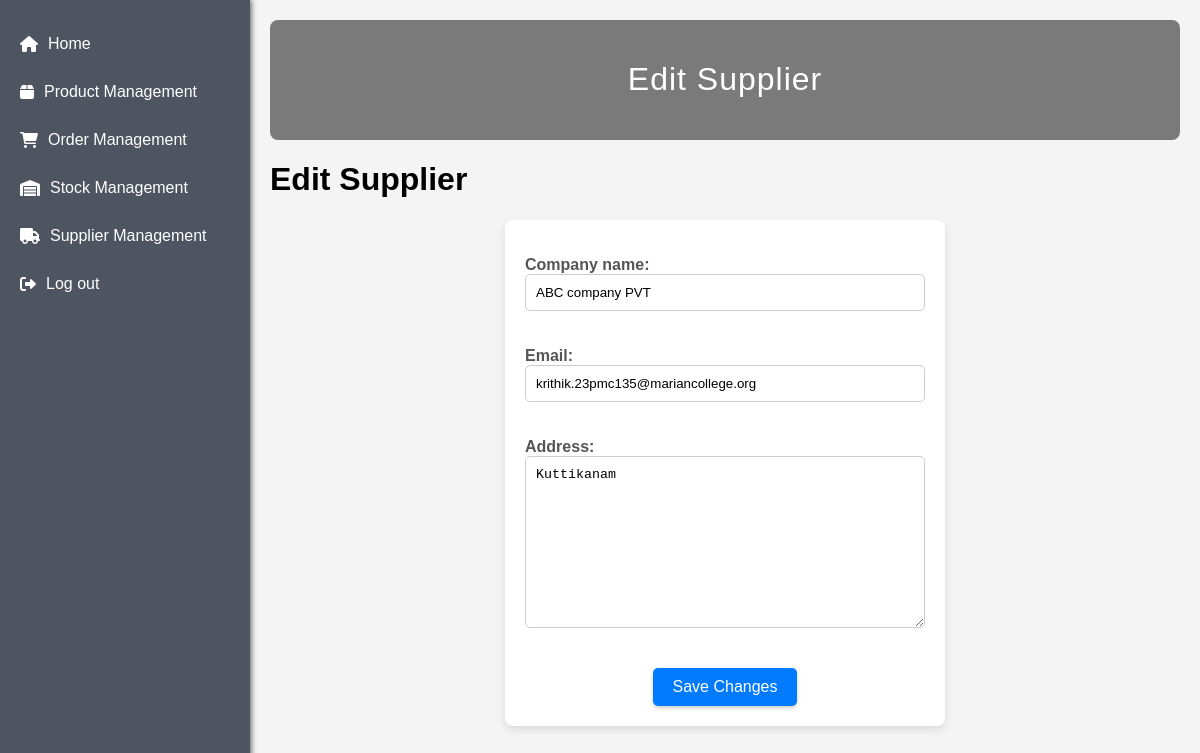
/edit_supplier/1/, run on the app's committed database.
### pets/models.py (models this page shows, shortened)
class Supplier(models.Model):
    company_name = models.CharField(max_length=100)
    username = models.CharField(max_length=50, unique=True)
    password = models.CharField(max_length=50)
    email = models.EmailField(unique=True)
    address = models.TextField()

### pets/views.py (the view)
# urls.py: path('edit_supplier/<int:supplier_id>/', edit_supplier, name='edit_supplier'),
def edit_supplier(request, supplier_id):
    supplier = get_object_or_404(Supplier, pk=supplier_id)
    old_email = supplier.email
    if request.method == 'POST':
        form = SupplierFormedit(request.POST, instance=supplier)
        if form.is_valid():
            new_supplier = form.save()
            new_email = new_supplier.email
            subject = 'Supplier Information Updated'
            message = f"Hello,\n\nYour supplier information has been updated. Thank you for using our service.\n\nRegards,\nPetsINDIA.com"
            send_mail(subject, message, 'from@example.com', [new_email])
            if old_email != new_email:
                subject = 'Email Address Change Notification'
                message_old = f"Hello,\n\nYour email address has been changed from {old_email} to {new_email}. If you did not request this change, please contact us immediately.\n\nRegards,\nPetsINDIA.COM"
                send_mail(subject, message_old, 'from@example.com', [old_email])
            return redirect('manage_suppliers')
    else:
        form = SupplierFormedit(instance=supplier)
    return render(request, 'edit_supplier.html', {'form': form})

### pets/forms.py
class SupplierFormedit(forms.ModelForm):
    class Meta:
        model = Supplier
        exclude = ['username', 'password']

### pets/templates/edit_supplier.html (shortened to what this page needs)
{% load static %}
<!DOCTYPE html>
<html lang="en">
<head>
    <link rel="stylesheet" href="https://cdnjs.cloudflare.com/ajax/libs/font-awesome/6.0.0-beta3/css/all.min.css">
</head>
<body>
    <div class="sidebar">
        <a href="{% url 'admin_dashboard' %}">
            <i class="fas fa-home"></i><span>Home</span>
        </a>
        <a href="{% url 'adminpage' %}">
            <i class="fas fa-box"></i><span>Product Management</span>
        </a>
        <a href="{% url 'adminorders' %}">
            <i class="fas fa-shopping-cart"></i><span>Order Management</span>
        </a>
        <a href="{% url 'stock_management' %}">
            <i class="fas fa-warehouse"></i><span>Stock Management</span>
        </a>
        <a href="{% url 'manage_suppliers' %}">
            <i class="fas fa-truck"></i><span>Supplier Management</span>
        </a>
        <a href="{% url 'user_logout' %}">
            <i class="fas fa-sign-out-alt"></i><span>Log out</span>
        </a>
    </div>
    <div class="main-content">
        <div class="header">
            <div class="header-logo">
                <h1>Edit Supplier</h1>
            </div>
        </div>
        <h1>Edit Supplier</h1>
        <form method="post">
            {{ form.as_p }}
            <button type="submit">Save Changes</button>
        </form>
    </div>
</body>
</html>

### pets/templates/edit_supplier.html (style rules this page uses)
body { font-family: 'Arial', sans-serif; margin: 0; padding: 0; display: flex; min-height: 100vh; background-color: #f4f4f4; }
.sidebar { width: 250px; background: #4f5461; color: white; position: fixed; height: 100%; padding-top: 20px; transition: width 0.3s; box-shadow: 2px 0 5px rgba(0, 0, 0, 0.5); }
.sidebar a { display: flex; align-items: center; padding: 15px 20px; color: white; text-decoration: none; transition: background 0.3s, padding-left 0.3s; }
.sidebar a i { margin-right: 10px; transition: margin-right 0.3s; }
.main-content { margin-left: 250px; padding: 20px; width: calc(100% - 250px); transition: margin-left 0.3s, width 0.3s; }
.header { background-color: #7b7a7a; padding: 20px; text-align: center; border-radius: 8px; margin-bottom: 20px; animation: fadeIn 2s ease forwards; }
.header h1 { color: white; font-weight: 300; letter-spacing: 1px; }
form { max-width: 400px; margin: 0 auto; background-color: #ffffff; border-radius: 8px; padding: 20px; box-shadow: 0 4px 8px rgba(0, 0, 0, 0.1); }
label { font-weight: bold; color: #555; }
input[type="text"], input[type="email"], textarea { width: 100%; padding: 10px; margin-bottom: 20px; border: 1px solid #ccc; border-radius: 5px; box-sizing: border-box; transition: border-color 0.3s; }
button[type="submit"] { background-color: #007bff; color: #ffffff; border: none; border-radius: 5px; padding: 10px 20px; font-size: 16px; cursor: pointer; transition: background-color 0.3s; display: block; margin: 0 auto; box-shadow: 0 2px 4px rgba(0, 0, 0, 0.2); }

### data on the page
Supplier: company_name "ABC company PVT", email "krithik.23pmc135@mariancollege.org", address "Kuttikanam"
